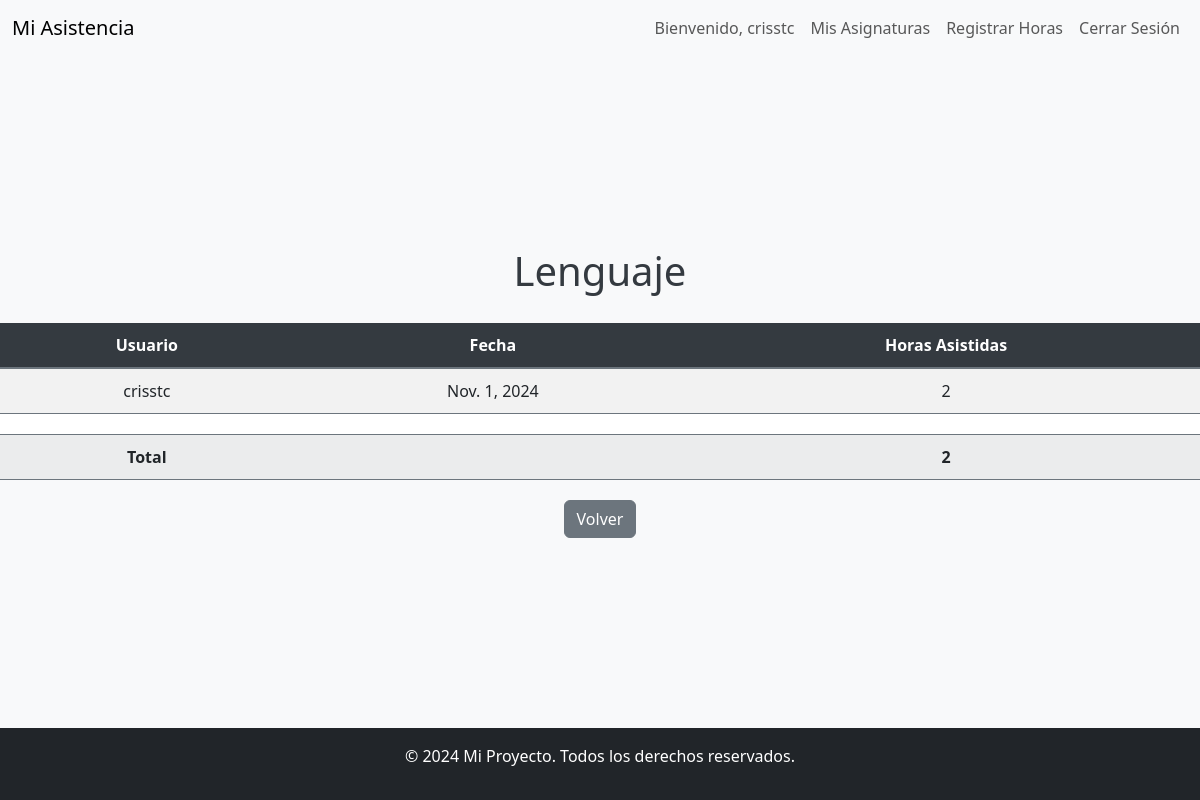
The app's page /dashboard/Lenguaje/ (signed in) with its own data.
### asistencia/models.py (models this page shows, shortened)
class Lenguaje(models.Model):
    fecha = models.DateField()  # Fecha de la asistencia
    horas_asistidas = models.PositiveIntegerField()  # Número de horas asistidas
    usuario = models.ForeignKey(
        User, on_delete=models.CASCADE, null=False
    )  # Usuario que registró las horas

### asistencia/views.py (the view)
# urls.py: path('dashboard/<str:asignatura>/', views.asignatura_detalle, name='asignatura_detalle'),
@login_required
def asignatura_detalle(request, asignatura):
    if asignatura == "Ingles":
        modelo = Ingles
    elif asignatura == "Lenguaje":
        modelo = Lenguaje
    else:
        return redirect('dashboard')
    es_lider = request.user.groups.filter(name="Lider").exists()
    if es_lider:
        registros = modelo.objects.all().order_by('usuario__username','fecha')
    else:
        registros = modelo.objects.filter(usuario=request.user).order_by('fecha')
    total_horas = sum(registro.horas_asistidas for registro in registros)
    return render(
        request,
        'detalle.html',
        {
            'registros': registros,
            'total_horas': total_horas,
            'asignatura': asignatura.capitalize(),
            'es_lider': es_lider,
        }
    )

### asistencia/Templates/detalle.html (shortened to what this page needs)
{% extends 'themes/base.html' %}
{% block content %}
<h1 class="text-center">{{ asignatura }}</h1>
<table class="table table-striped">
  <thead>
    <tr>
      <th>Usuario</th>
      <th>Fecha</th>
      <th>Horas Asistidas</th>
    </tr>
  </thead>
  <tbody>
    {% for registro in registros %}
    <tr>
      <td>{{ registro.usuario.username }}</td>
      <td>{{ registro.fecha }}</td>
      <td>{{ registro.horas_asistidas }}</td>
    </tr>
    {% endfor %}
    <tr>
      <td></td>
      <td></td>
      <td></td>
    </tr>
    <tr>
      <td><strong>Total</strong></td>
      <td></td>
      <td><strong>{{ total_horas }}</strong></td>
    </tr>
  </tbody>
</table>
<a href="{% url 'dashboard' %}" class="btn btn-secondary">Volver</a>
{% endblock %}

### asistencia/Templates/themes/navbar.html (shortened to what this page needs)
<nav class="navbar navbar-expand-lg navbar-light bg-light">
    <div class="container-fluid">
        <a class="navbar-brand" href="/">Mi Asistencia</a>
        <div class="collapse navbar-collapse" id="navbarNav">
            <ul class="navbar-nav ms-auto">
                {% if user.is_authenticated %}
                    <li class="nav-item">
                        <span class="nav-link">Bienvenido, {{ user.username }}</span>
                    </li>
                    <li class="nav-item"><a class="nav-link" href="{% url 'dashboard' %}">Mis Asignaturas</a></li>
                    <li class="nav-item"><a class="nav-link" href="{% url 'registrar_horas' %}">Registrar Horas</a></li>
                    <li class="nav-item">
                        <form method="post" action="{% url 'logout' %}">
                            <button class="nav-link" type="submit">Cerrar Sesión</button>
                        </form>
                    </li>
                {% else %}
                    <li class="nav-item">
                        <a class="nav-link" href="{% url 'login' %}">Iniciar Sesión</a>
                    </li>
                {% endif %}
            </ul>
        </div>
    </div>
</nav>

### static/css/styles.css (style rules this page uses)
body { background-color: #f8f9fa; color: #343a40; }
a { color: #343a40; text-decoration: none; }
h1, h2, h3, h4, h5, h6 { color: #343a40; }
.table { width: 100%; border-collapse: collapse; margin: 20px 0; background-color: #ffffff; }
.table th { background-color: #343a40; color: #ffffff; padding: 10px; text-align: center; border-bottom: 2px solid #6c757d; }
.table td { padding: 10px; text-align: center; border-bottom: 1px solid #6c757d; }
.table tr:last-child td { font-weight: bold; background-color: #f8f9fa; }

### records on screen
Lenguaje: usuario.username "crisstc", fecha "Nov. 1, 2024", horas_asistidas "2"

### other values on screen
{{ user.username }} "crisstc"
{{ asignatura }} "Lenguaje"
{{ total_horas }} "2"
